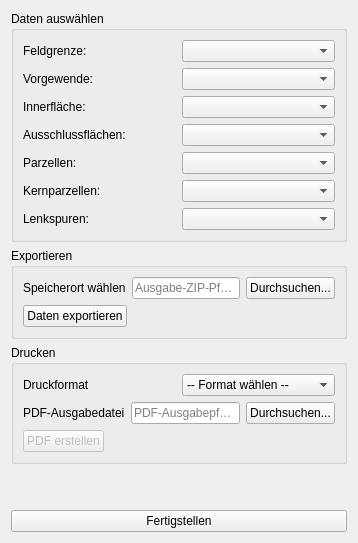
             <widget class="QWidget" name="scrollAreaWidgetContents_tab_5">
              <layout class="QVBoxLayout" name="verticalLayout_tab_5_inner">
               <item>
                <widget class="QGroupBox" name="groupBox_data_t5">
                 <property name="title">
                  <string>Daten auswählen</string>
                 </property>
                 <layout class="QVBoxLayout" name="verticalLayout_data_t5">
                  <item>
                   <layout class="QHBoxLayout" name="horizontalLayout_feld_t5">
                    <item>
                     <widget class="QLabel" name="label_feld_t5">
                      <property name="text">
                       <string>Feldgrenze:</string>
                      </property>
                     </widget>
                    </item>
                    <item>
                     <widget class="QgsMapLayerComboBox" name="cmb_feldgrenze_t5">
                      <property name="currentIndex">
                       <number>-1</number>
                      </property>
                      <property name="allowEmptyLayer" stdset="0">
                       <bool>true</bool>
                      </property>
                     </widget>
                    </item>
                   </layout>
                  </item>
                  <item>
                   <layout class="QHBoxLayout" name="horizontalLayout_headland_t5">
                    <item>
                     <widget class="QLabel" name="label_headland_t5">
                      <property name="text">
                       <string>Vorgewende:</string>
                      </property>
                     </widget>
                    </item>
                    <item>
                     <widget class="QgsMapLayerComboBox" name="cmb_headland_t5">
                      <property name="currentIndex">
                       <number>-1</number>
                      </property>
                      <property name="allowEmptyLayer" stdset="0">
                       <bool>true</bool>
                      </property>
                     </widget>
                    </item>
                   </layout>
                  </item>
                  <item>
                   <layout class="QHBoxLayout" name="horizontalLayout_inner_t5">
                    <item>
                     <widget class="QLabel" name="label_inner_t5">
                      <property name="text">
                       <string>Innerfläche:</string>
                      </property>
                     </widget>
                    </item>
                    <item>
                     <widget class="QgsMapLayerComboBox" name="cmb_inner_t5">
                      <property name="currentIndex">
                       <number>-1</number>
                      </property>
                      <property name="allowEmptyLayer" stdset="0">
                       <bool>true</bool>
                      </property>
                     </widget>
                    </item>
                   </layout>
                  </item>
                  <item>
                   <layout class="QHBoxLayout" name="horizontalLayout_af_t5">
                    <item>
                     <widget class="QLabel" name="label_af_t5">
                      <property name="text">
                       <string>Ausschlussflächen:</string>
                      </property>
                     </widget>
                    </item>
                    <item>
                     <widget class="QgsMapLayerComboBox" name="cmb_af_t5">
                      <property name="currentIndex">
                       <number>-1</number>
                      </property>
                      <property name="allowEmptyLayer" stdset="0">
                       <bool>true</bool>
                      </property>
                     </widget>
                    </item>
                   </layout>
                  </item>
                  <item>
                   <layout class="QHBoxLayout" name="horizontalLayout_plots_t5">
                    <item>
                     <widget class="QLabel" name="label_plots_t5">
                      <property name="text">
                       <string>Parzellen:</string>
                      </property>
                     </widget>
                    </item>
                    <item>
                     <widget class="QgsMapLayerComboBox" name="cmb_plots_t5">
                      <property name="currentIndex">
                       <number>-1</number>
                      </property>
                      <property name="allowEmptyLayer" stdset="0">
                       <bool>true</bool>
                      </property>
                     </widget>
                    </item>
                   </layout>
                  </item>
                  <item>
                   <layout class="QHBoxLayout" name="horizontalLayout_core_t5">
                    <item>
                     <widget class="QLabel" name="label_core_t5">
                      <property name="text">
                       <string>Kernparzellen:</string>
                      </property>
                     </widget>
                    </item>
                    <item>
                     <widget class="QgsMapLayerComboBox" name="cmb_core_t5">
                      <property name="currentIndex">
                       <number>-1</number>
                      </property>
                      <property name="allowEmptyLayer" stdset="0">
                       <bool>true</bool>
                      </property>
                     </widget>
                    </item>
                   </layout>
                  </item>
                  <item>
                   <layout class="QHBoxLayout" name="horizontalLayout_guidance_t5">
                    <item>
                     <widget class="QLabel" name="label_guidance_t5">
                      <property name="text">
                       <string>Lenkspuren:</string>
                      </property>
                     </widget>
                    </item>
                    <item>
                     <widget class="QgsMapLayerComboBox" name="cmb_guidance_t5">
                      <property name="currentIndex">
                       <number>-1</number>
                      </property>
                      <property name="allowEmptyLayer" stdset="0">
                       <bool>true</bool>
                      </property>
                     </widget>
                    </item>
                   </layout>
                  </item>
                 </layout>
                </widget>
               </item>
               <item>
                <widget class="QGroupBox" name="groupBox_export_t5">
                 <property name="title">
                  <string>Exportieren</string>
                 </property>
                 <layout class="QVBoxLayout" name="verticalLayout_export_t5">
                  <item>
                   <layout class="QHBoxLayout" name="horizontalLayout_export_path_t5">
                    <item>
                     <widget class="QLabel" name="label_export_format_t5">
                      <property name="text">
                       <string>Speicherort wählen</string>
                      </property>
                     </widget>
                    </item>
                    <item>
                     <widget class="QLineEdit" name="txt_export_path_t5">
                      <property name="placeholderText">
                       <string>Ausgabe-ZIP-Pfad...</string>
                      </property>
                     </widget>
                    </item>
                    <item>
                     <widget class="QPushButton" name="btn_browse_export_t5">
                      <property name="sizePolicy">
                       <sizepolicy hsizetype="Fixed" vsizetype="Fixed">
                        <horstretch>0</horstretch>
                        <verstretch>0</verstretch>
                       </sizepolicy>
                      </property>
                      <property name="text">
                       <string>Durchsuchen...</string>
                      </property>
                     </widget>
                    </item>
                   </layout>
                  </item>
                  <item>
                   <widget class="QPushButton" name="btn_export_t5">
                    <property name="sizePolicy">
                     <sizepolicy hsizetype="Fixed" vsizetype="Fixed">
                      <horstretch>0</horstretch>
                      <verstretch>0</verstretch>
                     </sizepolicy>
                    </property>
                    <property name="text">
                     <string>Daten exportieren</string>
                    </property>
                   </widget>
                  </item>
                 </layout>
                </widget>
               </item>
               <item>
                <widget class="QGroupBox" name="groupBox_print_t5">
                 <property name="title">
                  <string>Drucken</string>
                 </property>
                 <layout class="QVBoxLayout" name="verticalLayout_print_t5">
                  <item>
                   <layout class="QHBoxLayout" name="horizontalLayout_print_format_t5">
                    <item>
                     <widget class="QLabel" name="label_print_format_t5">
                      <property name="text">
                       <string>Druckformat</string>
                      </property>
                     </widget>
                    </item>
                    <item>
                     <widget class="QComboBox" name="cmb_print_format_t5">
                      <item>
                       <property name="text">
                        <string>-- Format wählen --</string>
                       </property>
                      </item>
                      <item>
                       <property name="text">
                        <string>DIN A4 Portrait</string>
                       </property>
                      </item>
                      <item>
                       <property name="text">
                        <string>DIN A4 Landscape</string>
                       </property>
                      </item>
                      <item>
                       <property name="text">
                        <string>DIN A3 Portrait</string>
                       </property>
                      </item>
                      <item>
                       <property name="text">
                        <string>DIN A3 Landscape</string>
                       </property>
                      </item>
                     </widget>
                    </item>
                   </layout>
                  </item>
                  <item>
                   <layout class="QHBoxLayout" name="horizontalLayout_print_path_t5">
                    <item>
                     <widget class="QLabel" name="label_print_path_t5">
                      <property name="text">
                       <string>PDF-Ausgabedatei</string>
                      </property>
                     </widget>
                    </item>
                    <item>
                     <widget class="QLineEdit" name="txt_print_path_t5">
                      <property name="placeholderText">
                       <string>PDF-Ausgabepfad...</string>
                      </property>
                     </widget>
                    </item>
                    <item>
                     <widget class="QPushButton" name="btn_browse_print_t5">
                      <property name="sizePolicy">
                       <sizepolicy hsizetype="Fixed" vsizetype="Fixed">
                        <horstretch>0</horstretch>
                        <verstretch>0</verstretch>
                       </sizepolicy>
                      </property>
                      <property name="text">
                       <string>Durchsuchen...</string>
                      </property>
                     </widget>
                    </item>
                   </layout>
                  </item>
                  <item>
                   <widget class="QPushButton" name="btn_print_t5">
                    <property name="enabled">
                     <bool>false</bool>
                    </property>
                    <property name="sizePolicy">
                     <sizepolicy hsizetype="Fixed" vsizetype="Fixed">
                      <horstretch>0</horstretch>
                      <verstretch>0</verstretch>
                     </sizepolicy>
                    </property>
                    <property name="text">
                     <string>PDF erstellen</string>
                    </property>
                   </widget>
                  </item>
                 </layout>
                </widget>
               </item>
               <item>
                <spacer name="verticalSpacer_t5">
                 <property name="orientation">
                  <enum>Qt::Vertical</enum>
                 </property>
                 <property name="sizeHint" stdset="0">
                  <size>
                   <width>20</width>
                   <height>40</height>
                  </size>
                 </property>
                </spacer>
               </item>
               <item>
                <widget class="QPushButton" name="btn_finish_t5">
                 <property name="text">
                  <string>Fertigstellen</string>
                 </property>
                </widget>
               </item>
              </layout>
             </widget>
